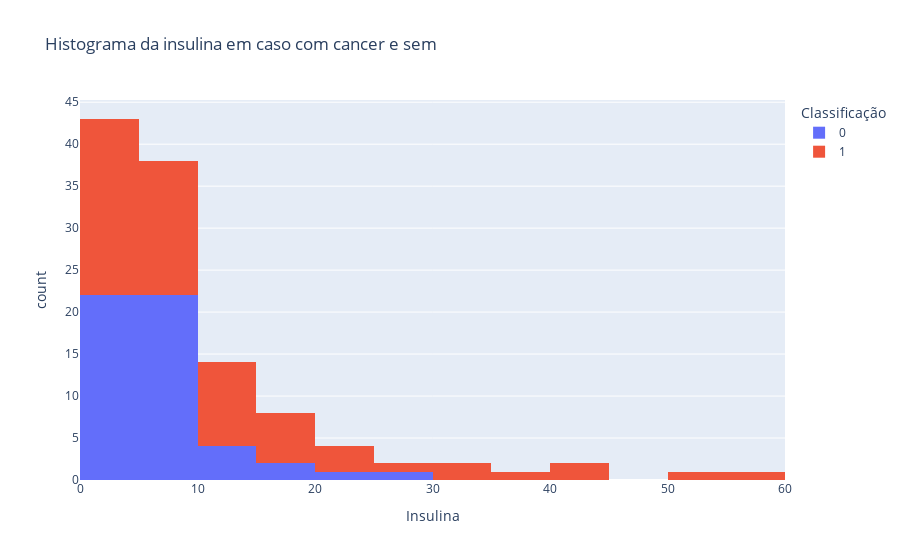

This figure's notebook cell:
### Markdown cell above
Obervando a figura, vamos observar os dados mais distoantes da pesquisa q foi obtida no artigo que foi feito:
Insulina, Homa e Resistin.

![figura1](https://ourimagehosting.com/images/2022/04/23/Homa.png)

### Code cell
# Insulina
px.histogram(df_cancer,x='Insulin',color='Classification',
title= 'Histograma da insulina em caso com cancer e sem',
labels={'Insulin':'Insulina','Classification':'Classificação'})

### Figure 1 — Plotly figure (JSON) as saved in the notebook; plotly's stock layout.template omitted (floating-point values rounded to 4 significant figures)
{"data": [{"alignmentgroup": "True", "bingroup": "x", "hovertemplate": "Classificação=0<br>Insulina=%{x}<br>count=%{y}<extra></extra>", "legendgroup": "0", "marker": {"color": "#636efa", "pattern": {"shape": ""}}, "name": "0", "offsetgroup": "0", "orientation": "v", "showlegend": true, "type": "histogram", "x": [2.707, 3.115, 4.498, 3.226, 3.549, 3.226, 4.69, 6.47, 3.35, 4.952, 3.469, 5.663, 4.09, 6.107, 5.782, 7.553, 2.869, 18.08, 4.427, 14.03, 4.345, 4.53, 5.81, 4.376, 5.537, 6.76, 6.703, 9.245, 6.817, 6.59, 15.53, 10.18, 8.576, 23.19, 3.855, 5.819, 4.181, 5.646, 5.138, 3.881, 5.376, 14.07, 5.197, 5.43, 8.34, 6.042, 8.079, 3.508, 10.7, 4.462, 26.21, 4.58], "xaxis": "x", "yaxis": "y"}, {"alignmentgroup": "True", "bingroup": "x", "hovertemplate": "Classificação=1<br>Insulina=%{x}<br>count=%{y}<extra></extra>", "legendgroup": "1", "marker": {"color": "#EF553B", "pattern": {"shape": ""}}, "name": "1", "offsetgroup": "1", "orientation": "v", "showlegend": true, "type": "histogram", "x": [13.85, 4.56, 12.3, 21.7, 2.999, 6.2, 4.364, 3.482, 5.261, 6.683, 2.64, 2.74, 6.862, 4.902, 3.73, 5.7, 3.42, 15.89, 3.44, 58.46, 6.03, 4.42, 36.94, 10.55, 16.64, 4.328, 41.61, 22.03, 3.188, 9.669, 28.68, 10.39, 4.172, 14.65, 2.54, 51.81, 12.16, 16.58, 41.89, 18.08, 30.21, 24.89, 30.13, 8.396, 9.208, 2.432, 18.2, 8.808, 3.012, 6.524, 10.49, 10.95, 12.55, 5.636, 4.713, 5.75, 8.15, 7.01, 11.91, 3.33, 4.53, 5.73, 2.82, 19.91], "xaxis": "x", "yaxis": "y"}], "layout": {"barmode": "relative", "legend": {"title": {"text": "Classificação"}, "tracegroupgap": 0}, "title": {"text": "Histograma da insulina em caso com cancer e sem"}, "xaxis": {"anchor": "y", "domain": [0, 1], "title": {"text": "Insulina"}}, "yaxis": {"anchor": "x", "domain": [0, 1], "title": {"text": "count"}}}}
